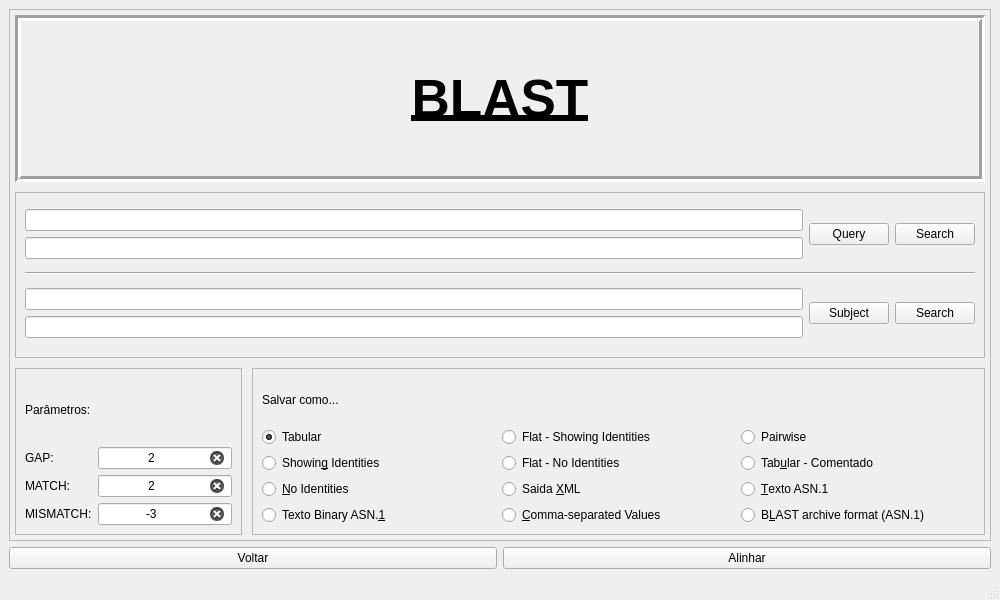
<?xml version="1.0" encoding="UTF-8"?>
<ui version="4.0">
 <class>tela_BLAST</class>
 <widget class="QMainWindow" name="tela_BLAST">
  <property name="geometry">
   <rect>
    <x>0</x>
    <y>0</y>
    <width>1000</width>
    <height>600</height>
   </rect>
  </property>
  <property name="windowTitle">
   <string>MainWindow</string>
  </property>
  <widget class="QWidget" name="centralwidget">
   <layout class="QGridLayout" name="gridLayout">
    <item row="0" column="0">
     <widget class="QScrollArea" name="scrollArea">
      <property name="widgetResizable">
       <bool>true</bool>
      </property>
      <widget class="QWidget" name="scrollAreaWidgetContents">
       <property name="geometry">
        <rect>
         <x>0</x>
         <y>0</y>
         <width>980</width>
         <height>525</height>
        </rect>
       </property>
       <layout class="QGridLayout" name="gridLayout_2">
        <property name="leftMargin">
         <number>5</number>
        </property>
        <property name="topMargin">
         <number>5</number>
        </property>
        <property name="rightMargin">
         <number>5</number>
        </property>
        <property name="bottomMargin">
         <number>5</number>
        </property>
        <property name="spacing">
         <number>10</number>
        </property>
        <item row="3" column="0">
         <widget class="QFrame" name="frame">
          <property name="sizePolicy">
           <sizepolicy hsizetype="Fixed" vsizetype="Preferred">
            <horstretch>0</horstretch>
            <verstretch>0</verstretch>
           </sizepolicy>
          </property>
          <property name="frameShape">
           <enum>QFrame::StyledPanel</enum>
          </property>
          <property name="frameShadow">
           <enum>QFrame::Raised</enum>
          </property>
          <layout class="QGridLayout" name="gridLayout_3">
           <item row="1" column="0">
            <layout class="QVBoxLayout" name="verticalLayout_2">
             <item>
              <widget class="QLabel" name="GAP">
               <property name="text">
                <string>GAP:</string>
               </property>
              </widget>
             </item>
             <item>
              <widget class="QLabel" name="MATCH">
               <property name="text">
                <string>MATCH:</string>
               </property>
              </widget>
             </item>
             <item>
              <widget class="QLabel" name="MISMATCH">
               <property name="text">
                <string>MISMATCH:</string>
               </property>
              </widget>
             </item>
            </layout>
           </item>
           <item row="1" column="1">
            <layout class="QVBoxLayout" name="verticalLayout">
             <item>
              <widget class="QLineEdit" name="LineGAP">
               <property name="layoutDirection">
                <enum>Qt::LeftToRight</enum>
               </property>
               <property name="text">
                <string>2</string>
               </property>
               <property name="alignment">
                <set>Qt::AlignCenter</set>
               </property>
               <property name="clearButtonEnabled">
                <bool>true</bool>
               </property>
              </widget>
             </item>
             <item>
              <widget class="QLineEdit" name="LineMATCH">
               <property name="layoutDirection">
                <enum>Qt::LeftToRight</enum>
               </property>
               <property name="text">
                <string>2</string>
               </property>
               <property name="alignment">
                <set>Qt::AlignCenter</set>
               </property>
               <property name="clearButtonEnabled">
                <bool>true</bool>
               </property>
              </widget>
             </item>
             <item>
              <widget class="QLineEdit" name="LineMISMATCH">
               <property name="layoutDirection">
                <enum>Qt::LeftToRight</enum>
               </property>
               <property name="text">
                <string>-3</string>
               </property>
               <property name="alignment">
                <set>Qt::AlignCenter</set>
               </property>
               <property name="clearButtonEnabled">
                <bool>true</bool>
               </property>
              </widget>
             </item>
            </layout>
           </item>
           <item row="0" column="0">
            <widget class="QLabel" name="Parametros">
             <property name="sizePolicy">
              <sizepolicy hsizetype="Minimum" vsizetype="Minimum">
               <horstretch>0</horstretch>
               <verstretch>0</verstretch>
              </sizepolicy>
             </property>
             <property name="text">
              <string>Parâmetros:</string>
             </property>
            </widget>
           </item>
          </layout>
         </widget>
        </item>
        <item row="0" column="0" colspan="3">
         <widget class="QLabel" name="label_3">
          <property name="font">
           <font>
            <pointsize>40</pointsize>
            <weight>75</weight>
            <bold>true</bold>
            <underline>true</underline>
           </font>
          </property>
          <property name="frameShape">
           <enum>QFrame::Box</enum>
          </property>
          <property name="frameShadow">
           <enum>QFrame::Sunken</enum>
          </property>
          <property name="lineWidth">
           <number>3</number>
          </property>
          <property name="text">
           <string>BLAST</string>
          </property>
          <property name="textFormat">
           <enum>Qt::AutoText</enum>
          </property>
          <property name="alignment">
           <set>Qt::AlignCenter</set>
          </property>
         </widget>
        </item>
        <item row="3" column="1" colspan="2">
         <widget class="QFrame" name="frame_3">
          <property name="frameShape">
           <enum>QFrame::StyledPanel</enum>
          </property>
          <property name="frameShadow">
           <enum>QFrame::Raised</enum>
          </property>
          <layout class="QGridLayout" name="gridLayout_5">
           <item row="0" column="1">
            <widget class="QLabel" name="SalvarComo">
             <property name="text">
              <string>Salvar como...</string>
             </property>
            </widget>
           </item>
           <item row="3" column="3">
            <widget class="QRadioButton" name="ASN1">
             <property name="cursor">
              <cursorShape>PointingHandCursor</cursorShape>
             </property>
             <property name="text">
              <string>&amp;Texto ASN.1</string>
             </property>
            </widget>
           </item>
           <item row="4" column="3">
            <widget class="QRadioButton" name="BLAST_Format">
             <property name="text">
              <string>B&amp;LAST archive format (ASN.1)</string>
             </property>
            </widget>
           </item>
           <item row="4" column="2">
            <widget class="QRadioButton" name="Comma">
             <property name="text">
              <string>&amp;Comma-separated Values</string>
             </property>
            </widget>
           </item>
           <item row="1" column="2">
            <widget class="QRadioButton" name="FLATIdentities">
             <property name="cursor">
              <cursorShape>PointingHandCursor</cursorShape>
             </property>
             <property name="text">
              <string>Flat - Showing Identities</string>
             </property>
            </widget>
           </item>
           <item row="2" column="2">
            <widget class="QRadioButton" name="FLATnoIdentities">
             <property name="cursor">
              <cursorShape>PointingHandCursor</cursorShape>
             </property>
             <property name="text">
              <string>Flat - No Identities</string>
             </property>
            </widget>
           </item>
           <item row="3" column="1">
            <widget class="QRadioButton" name="NoIdentities">
             <property name="cursor">
              <cursorShape>PointingHandCursor</cursorShape>
             </property>
             <property name="text">
              <string>&amp;No Identities</string>
             </property>
            </widget>
           </item>
           <item row="2" column="1">
            <widget class="QRadioButton" name="ShowingIdentities">
             <property name="cursor">
              <cursorShape>PointingHandCursor</cursorShape>
             </property>
             <property name="text">
              <string>Showin&amp;g Identities</string>
             </property>
            </widget>
           </item>
           <item row="4" column="1">
            <widget class="QRadioButton" name="TextoBinary">
             <property name="cursor">
              <cursorShape>PointingHandCursor</cursorShape>
             </property>
             <property name="text">
              <string>Texto Binary ASN.&amp;1</string>
             </property>
            </widget>
           </item>
           <item row="2" column="3">
            <widget class="QRadioButton" name="Tabular_Co">
             <property name="cursor">
              <cursorShape>PointingHandCursor</cursorShape>
             </property>
             <property name="text">
              <string>Tab&amp;ular - Comentado</string>
             </property>
            </widget>
           </item>
           <item row="3" column="2">
            <widget class="QRadioButton" name="XML">
             <property name="cursor">
              <cursorShape>PointingHandCursor</cursorShape>
             </property>
             <property name="text">
              <string>Saida &amp;XML</string>
             </property>
            </widget>
           </item>
           <item row="1" column="3">
            <widget class="QRadioButton" name="Pairwise">
             <property name="cursor">
              <cursorShape>PointingHandCursor</cursorShape>
             </property>
             <property name="text">
              <string>Pairwise</string>
             </property>
            </widget>
           </item>
           <item row="1" column="1">
            <widget class="QRadioButton" name="Tabular">
             <property name="cursor">
              <cursorShape>PointingHandCursor</cursorShape>
             </property>
             <property name="text">
              <string>Tabular</string>
             </property>
             <property name="checked">
              <bool>true</bool>
             </property>
            </widget>
           </item>
          </layout>
         </widget>
        </item>
        <item row="1" column="0" colspan="3">
         <widget class="QFrame" name="frame_2">
          <property name="frameShape">
           <enum>QFrame::StyledPanel</enum>
          </property>
          <property name="frameShadow">
           <enum>QFrame::Raised</enum>
          </property>
          <layout class="QGridLayout" name="gridLayout_4">
           <item row="0" column="0">
            <layout class="QHBoxLayout" name="horizontalLayout_4">
             <item>
              <layout class="QVBoxLayout" name="verticalLayout_3">
               <item>
                <widget class="QLineEdit" name="NomeArquivoQUERY">
                 <property name="cursor">
                  <cursorShape>ArrowCursor</cursorShape>
                 </property>
                 <property name="readOnly">
                  <bool>true</bool>
                 </property>
                </widget>
               </item>
               <item>
                <widget class="QLineEdit" name="CabecalhoArquivoQUERY">
                 <property name="cursor">
                  <cursorShape>ArrowCursor</cursorShape>
                 </property>
                 <property name="readOnly">
                  <bool>true</bool>
                 </property>
                </widget>
               </item>
              </layout>
             </item>
             <item>
              <layout class="QHBoxLayout" name="horizontalLayout_2">
               <item>
                <widget class="QPushButton" name="ButtonQuery">
                 <property name="cursor">
                  <cursorShape>PointingHandCursor</cursorShape>
                 </property>
                 <property name="whatsThis">
                  <string>&lt;html&gt;&lt;head/&gt;&lt;body&gt;&lt;p&gt;&lt;br/&gt;&lt;/p&gt;&lt;/body&gt;&lt;/html&gt;</string>
                 </property>
                 <property name="text">
                  <string>Query</string>
                 </property>
                </widget>
               </item>
               <item>
                <widget class="QPushButton" name="ButtomSearchQuery">
                 <property name="cursor">
                  <cursorShape>PointingHandCursor</cursorShape>
                 </property>
                 <property name="text">
                  <string>Search</string>
                 </property>
                </widget>
               </item>
              </layout>
             </item>
            </layout>
           </item>
           <item row="1" column="0">
            <widget class="Line" name="line">
             <property name="orientation">
              <enum>Qt::Horizontal</enum>
             </property>
            </widget>
           </item>
           <item row="2" column="0">
            <layout class="QHBoxLayout" name="horizontalLayout_5">
             <item>
              <layout class="QVBoxLayout" name="verticalLayout_4">
               <item>
                <widget class="QLineEdit" name="NomeArquivoSUBJECT">
                 <property name="cursor">
                  <cursorShape>ArrowCursor</cursorShape>
                 </property>
                 <property name="readOnly">
                  <bool>true</bool>
                 </property>
                </widget>
               </item>
               <item>
                <widget class="QLineEdit" name="CabecalhoArquivoSUBJECT">
                 <property name="cursor">
                  <cursorShape>ArrowCursor</cursorShape>
                 </property>
                 <property name="readOnly">
                  <bool>true</bool>
                 </property>
                </widget>
               </item>
              </layout>
             </item>
             <item>
              <layout class="QHBoxLayout" name="horizontalLayout_3">
               <item>
                <widget class="QPushButton" name="ButtonSubject">
                 <property name="cursor">
                  <cursorShape>PointingHandCursor</cursorShape>
                 </property>
                 <property name="text">
                  <string>Subject</string>
                 </property>
                </widget>
               </item>
               <item>
                <widget class="QPushButton" name="ButtomSearchSubject">
                 <property name="cursor">
                  <cursorShape>PointingHandCursor</cursorShape>
                 </property>
                 <property name="text">
                  <string>Search</string>
                 </property>
                </widget>
               </item>
              </layout>
             </item>
            </layout>
           </item>
          </layout>
         </widget>
        </item>
       </layout>
      </widget>
     </widget>
    </item>
    <item row="1" column="0">
     <layout class="QHBoxLayout" name="horizontalLayout">
      <item>
       <widget class="QPushButton" name="Voltar_Prin">
        <property name="cursor">
         <cursorShape>PointingHandCursor</cursorShape>
        </property>
        <property name="text">
         <string>Voltar</string>
        </property>
       </widget>
      </item>
      <item>
       <widget class="QPushButton" name="Alinhar">
        <property name="cursor">
         <cursorShape>PointingHandCursor</cursorShape>
        </property>
        <property name="text">
         <string>Alinhar</string>
        </property>
       </widget>
      </item>
     </layout>
    </item>
   </layout>
  </widget>
  <widget class="QStatusBar" name="statusbar"/>
 </widget>
 <resources/>
 <connections/>
</ui>
